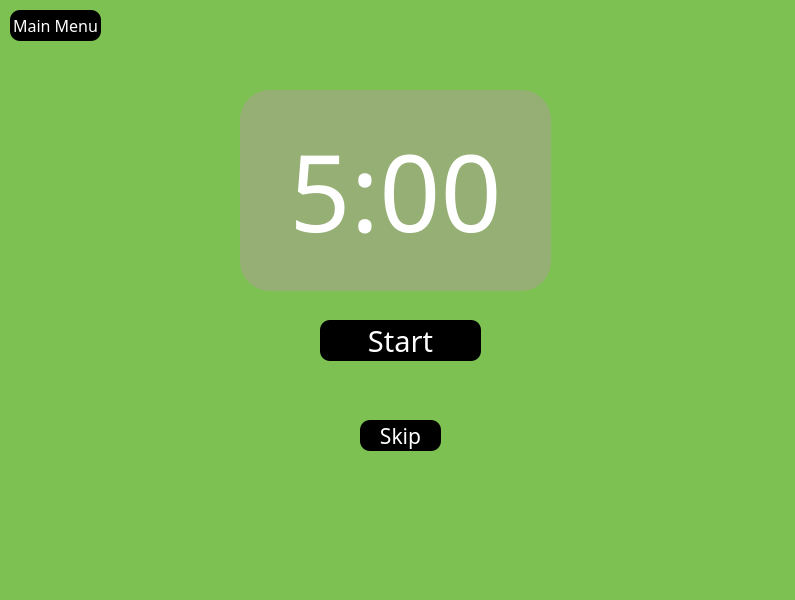
<?xml version="1.0" encoding="UTF-8"?>
<ui version="4.0">
 <class>Widget</class>
 <widget class="QWidget" name="Widget">
  <property name="geometry">
   <rect>
    <x>0</x>
    <y>0</y>
    <width>795</width>
    <height>600</height>
   </rect>
  </property>
  <property name="windowTitle">
   <string>Widget</string>
  </property>
  <property name="styleSheet">
   <string notr="true">background-color: rgb(133, 92, 119);</string>
  </property>
  <widget class="QWidget" name="shortBreakWidget" native="true">
   <property name="geometry">
    <rect>
     <x>0</x>
     <y>0</y>
     <width>800</width>
     <height>600</height>
    </rect>
   </property>
   <property name="styleSheet">
    <string notr="true">background-color:rgb(125, 193, 83);
color:rgb(255,255,255);; </string>
   </property>
   <widget class="QLabel" name="timeLabel">
    <property name="geometry">
     <rect>
      <x>240</x>
      <y>90</y>
      <width>311</width>
      <height>201</height>
     </rect>
    </property>
    <property name="font">
     <font>
      <family>Chalkboard</family>
      <pointsize>80</pointsize>
     </font>
    </property>
    <property name="styleSheet">
     <string notr="true">background-color:rgba(195, 141, 179, 89);
border-radius:30px;</string>
    </property>
    <property name="text">
     <string>5:00</string>
    </property>
    <property name="alignment">
     <set>Qt::AlignCenter</set>
    </property>
   </widget>
   <widget class="QPushButton" name="startButton">
    <property name="geometry">
     <rect>
      <x>320</x>
      <y>320</y>
      <width>161</width>
      <height>41</height>
     </rect>
    </property>
    <property name="font">
     <font>
      <family>Chalkboard</family>
      <pointsize>22</pointsize>
     </font>
    </property>
    <property name="styleSheet">
     <string notr="true">background-color:rgb(0, 0, 0);
border-radius:10px;
color:rgb(255, 255, 255);</string>
    </property>
    <property name="text">
     <string>Start</string>
    </property>
   </widget>
   <widget class="QPushButton" name="skipButton">
    <property name="geometry">
     <rect>
      <x>360</x>
      <y>420</y>
      <width>81</width>
      <height>31</height>
     </rect>
    </property>
    <property name="font">
     <font>
      <family>Chalkboard</family>
      <pointsize>16</pointsize>
     </font>
    </property>
    <property name="styleSheet">
     <string notr="true">background-color:rgb(0, 0, 0);
border-radius:10px;
color:rgb(255, 255, 255);</string>
    </property>
    <property name="text">
     <string>Skip</string>
    </property>
   </widget>
   <widget class="QPushButton" name="goToMainMenuButton">
    <property name="geometry">
     <rect>
      <x>10</x>
      <y>10</y>
      <width>91</width>
      <height>31</height>
     </rect>
    </property>
    <property name="font">
     <font>
      <family>Chalkboard</family>
      <pointsize>12</pointsize>
     </font>
    </property>
    <property name="styleSheet">
     <string notr="true">background-color:rgb(0, 0, 0);
border-radius:10px;
color:rgb(255, 255, 255);</string>
    </property>
    <property name="text">
     <string>Main Menu</string>
    </property>
   </widget>
  </widget>
 </widget>
 <resources/>
 <connections/>
</ui>
